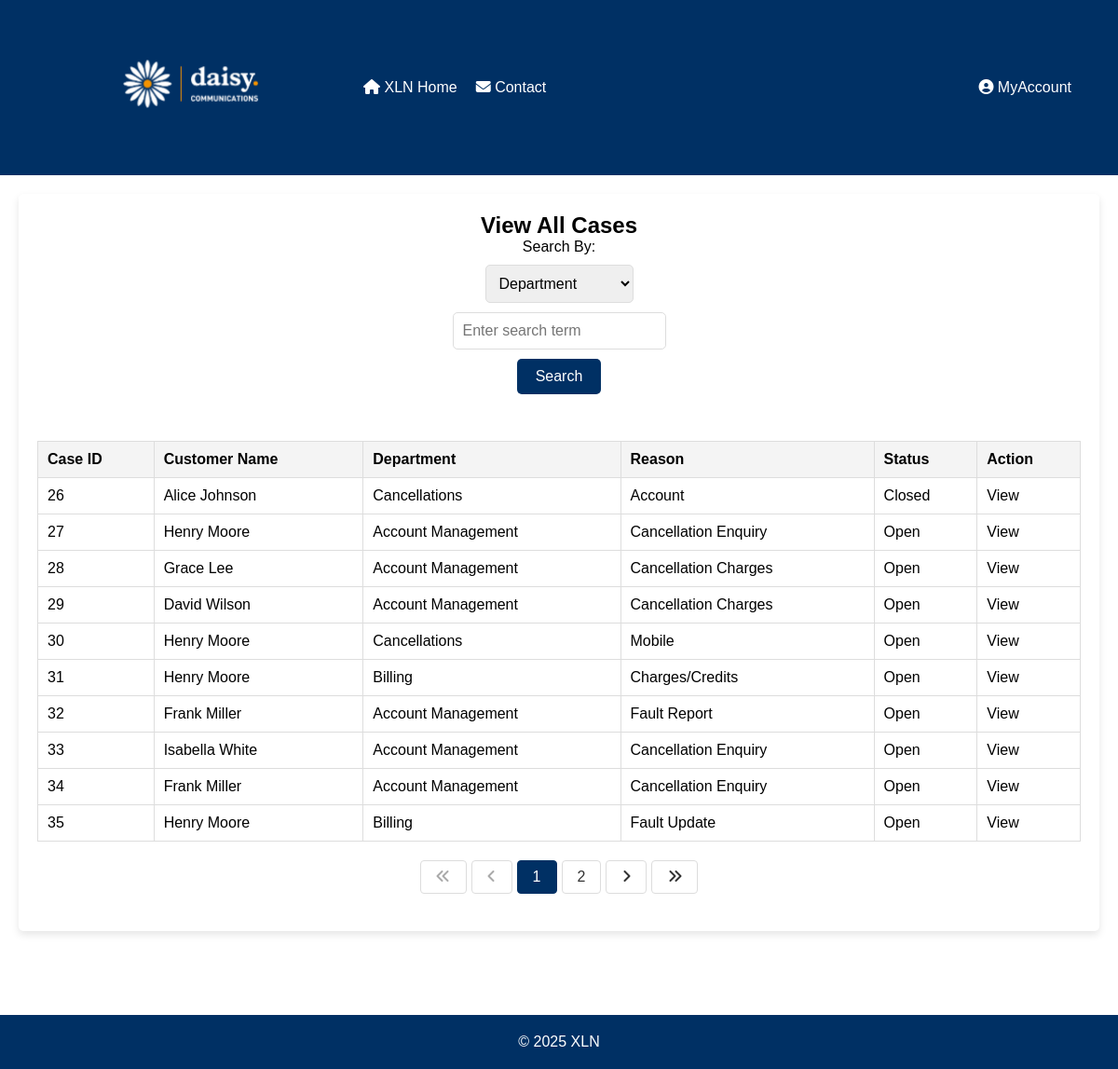
/php/ViewAllCases.php, run on the app's committed database.
### tables this page shows
CREATE TABLE "cases" (
	"caseID"	INTEGER,
	"userID"	INT NOT NULL,
	"reasonID"	INT NOT NULL,
	"description"	TEXT NOT NULL,
	"status"	INT NOT NULL CHECK("status" IN (0, 1)),
	"created"	TEXT CHECK("created" GLOB '????-??-?? ??:??:??'),
	"closed"	TEXT CHECK(("status" = 1 AND "closed" IS NULL) OR ("status" = 0 AND "closed" GLOB '????-??-?? ??:??:??')),
	"customerID"	INTEGER,
	PRIMARY KEY("caseID" AUTOINCREMENT),
	FOREIGN KEY("customerID") REFERENCES "customers"("customerID") ON UPDATE CASCADE ON DELETE CASCADE,
	FOREIGN KEY("reasonID") REFERENCES "reasons"("reasonID") ON UPDATE CASCADE ON DELETE CASCADE,
	FOREIGN KEY("userID") REFERENCES "users"("userID") ON UPDATE CASCADE ON DELETE CASCADE
);

CREATE TABLE "customers" (
	"customerID"	INTEGER,
	"name"	TEXT NOT NULL,
	"email"	TEXT NOT NULL CHECK("email" LIKE '%_@_%._%'),
	PRIMARY KEY("customerID" AUTOINCREMENT)
);

CREATE TABLE departments (
departmentID INTEGER PRIMARY KEY AUTOINCREMENT,
deptName TEXT NOT NULL
);

CREATE TABLE "reasons" (
    reasonID SERIAL PRIMARY KEY,
    reason TEXT UNIQUE NOT NULL
);

### php/ViewAllCases.php (the view, shortened to what this page needs)
<!DOCTYPE html>
<html lang="en">
<?php
function getCases($searchBy = '', $searchTerm = '', $page = 1, $casesPerPage = 10, $sortBy = '', $sortOrder = 'ASC') {
    $db = new SQLite3('../data/XLN_new_DBA.db');
    $sql = "SELECT c.*,
               d.deptName AS department_name,
               r.reason AS reason_name,
               cu.name AS customer_name,
               u.fname || ' ' || u.lname AS user_name,
               CASE WHEN c.status = 1 THEN 'Open' ELSE 'Closed' END AS status_text
            FROM cases c
            LEFT JOIN reasons r ON c.reasonID = r.reasonID
            LEFT JOIN department_reasons dr ON dr.reasonID = r.reasonID
            LEFT JOIN departments d ON dr.departmentID = d.departmentID
            LEFT JOIN customers cu ON c.customerID = cu.customerID
            LEFT JOIN users u ON c.userID = u.userID";
    $whereClause = '';
    $orderBy = '';
    $countSql = "SELECT COUNT(*) as total FROM ($sql $whereClause)";
    $countStmt = $db->prepare($countSql);
    $countResult = $countStmt->execute();
    $totalCases = $countResult->fetchArray(SQLITE3_ASSOC)['total'];
    $totalPages = ceil($totalCases / $casesPerPage);
    $page = max(1, min($page, $totalPages));
    $offset = ($page - 1) * $casesPerPage;
    $sql = $sql . $whereClause . $orderBy . " LIMIT :limit OFFSET :offset";
    $stmt = $db->prepare($sql);
    $stmt->bindValue(':limit', $casesPerPage, SQLITE3_INTEGER);
    $stmt->bindValue(':offset', $offset, SQLITE3_INTEGER);
    $result = $stmt->execute();
    $arrayResult = [];
    while ($row = $result->fetchArray(SQLITE3_ASSOC)) {
        $arrayResult[] = $row;
    }
    return [
        'cases' => $arrayResult,
        'totalCases' => $totalCases,
        'totalPages' => $totalPages,
        'currentPage' => $page
    ];
}
$searchBy = isset($_GET['searchBy']) ? $_GET['searchBy'] : 'department_name';
$searchTerm = isset($_GET['searchTerm']) ? $_GET['searchTerm'] : '';
$page = isset($_GET['page']) ? (int)$_GET['page'] : 1;
$sortBy = isset($_GET['sortBy']) ? $_GET['sortBy'] : '';
$sortOrder = isset($_GET['sortOrder']) ? $_GET['sortOrder'] : 'ASC';
$result = getCases($searchBy, $searchTerm, $page, 10, $sortBy, $sortOrder);
$cases = $result['cases'];
$totalPages = $result['totalPages'];
$currentPage = $result['currentPage'];
?>
<head>
    <link rel="stylesheet" href="../css/ViewAllCases.css">
    <link rel="stylesheet" href="https://cdnjs.cloudflare.com/ajax/libs/font-awesome/6.2.1/css/all.min.css"/>
</head>
<body>
<header>
    <a href="Homepage.php"><img class="logo" src="../xlnLogo.png" alt="XLN Logo"></a>
    <nav>
        <ul class="left-menu">
            <li><a href="Homepage.php"><i class="fa-solid fa-house"></i> XLN Home</a></li>
            <li><a href="../html/Contact.html"><i class="fa-solid fa-envelope"></i> Contact</a></li>
        </ul>
        <ul class="right-menu">
            <li class="dropdown">
                <a href="javascript:void(0)" class="dropbtn"><i class="fa-solid fa-circle-user"></i> MyAccount</a>
            </li>
        </ul>
    </nav>
</header>
<main>
    <h2>View All Cases</h2>
    <form method="GET" action="" id="searchForm">
        <label for="searchBy">Search By:</label>
        <select name="searchBy" id="searchBy">
            <option value="department_name" <?php echo ($searchBy == 'department_name') ? 'selected' : ''; ?>>Department</option>
        </select>
        <div class="dropdown2">
            <input type="text" name="searchTerm" id="searchTerm"
                   value="<?php echo htmlspecialchars($searchTerm); ?>"
                   placeholder="Enter search term"
                   onfocus="showDropdown()"
                   onkeyup="filterFunction()">
        </div>
        <button type="submit">Search</button>
    </form>
    <table id="casesTable">
        <thead>
            <tr>
                <th><a href="?searchBy=<?php echo urlencode($searchBy); ?>&searchTerm=<?php echo urlencode($searchTerm); ?>&sortBy=caseID&sortOrder=<?php echo ($sortBy == 'caseID' && $sortOrder == 'ASC') ? 'DESC' : 'ASC'; ?>">Case ID </a></th>
                <th><a href="?searchBy=<?php echo urlencode($searchBy); ?>&searchTerm=<?php echo urlencode($searchTerm); ?>&sortBy=customer_name&sortOrder=<?php echo ($sortBy == 'customer_name' && $sortOrder == 'ASC') ? 'DESC' : 'ASC'; ?>">Customer Name </a></th>
                <th><a href="?searchBy=<?php echo urlencode($searchBy); ?>&searchTerm=<?php echo urlencode($searchTerm); ?>&sortBy=department_name&sortOrder=<?php echo ($sortBy == 'department_name' && $sortOrder == 'ASC') ? 'DESC' : 'ASC'; ?>">Department </a></th>
                <th><a href="?searchBy=<?php echo urlencode($searchBy); ?>&searchTerm=<?php echo urlencode($searchTerm); ?>&sortBy=reason_name&sortOrder=<?php echo ($sortBy == 'reason_name' && $sortOrder == 'ASC') ? 'DESC' : 'ASC'; ?>">Reason </a></th>
                <th><a href="?searchBy=<?php echo urlencode($searchBy); ?>&searchTerm=<?php echo urlencode($searchTerm); ?>&sortBy=status_text&sortOrder=<?php echo ($sortBy == 'status_text' && $sortOrder == 'ASC') ? 'DESC' : 'ASC'; ?>">Status </a></th>
                <th>Action</th>
            </tr>
        </thead>
        <tbody>
        <?php foreach ($cases as $case) : ?>
            <tr>
                <td><?php echo $case['caseID']; ?></td>
                <td><?php echo $case['customer_name']; ?></td>
                <td><?php echo $case['department_name']; ?></td>
                <td><?php echo $case['reason_name']; ?></td>
                <td><?php echo $case['status_text']; ?></td>
                <td>
                    <?php if ($case['status'] == 1 or 0) : ?>
                        <a href="ViewCase.php?uid=<?php echo $case['caseID']; ?>">View</a>
                    <?php else : ?>
                        <a href="ViewCase.php?uid=<?php echo $case['caseID']; ?>">View</a>
                    <?php endif; ?>
                </td>
            </tr>
        <?php endforeach; ?>
        </tbody>
    </table>
    <?php if ($totalPages > 1) : ?>
    <div class="pagination">
        <?php if ($currentPage > 1) : ?>
            <a href="?searchBy=<?php echo urlencode($searchBy); ?>&searchTerm=<?php echo urlencode($searchTerm); ?>&sortBy=<?php echo urlencode($sortBy); ?>&sortOrder=<?php echo urlencode($sortOrder); ?>&page=1"><i class="fa-solid fa-angles-left"></i></a>
            <a href="?searchBy=<?php echo urlencode($searchBy); ?>&searchTerm=<?php echo urlencode($searchTerm); ?>&sortBy=<?php echo urlencode($sortBy); ?>&sortOrder=<?php echo urlencode($sortOrder); ?>&page=<?php echo $currentPage - 1; ?>"><i class="fa-solid fa-angle-left"></i></a>
        <?php else : ?>
            <span class="disabled"><i class="fa-solid fa-angles-left"></i></span>
            <span class="disabled"><i class="fa-solid fa-angle-left"></i></span>
        <?php endif; ?>
        <?php
        $startPage = max(1, $currentPage - 2);
        $endPage = min($totalPages, $currentPage + 2);
        for ($i = $startPage; $i <= $endPage; $i++) {
            if ($i == $currentPage) {
                echo "<span class=\"active\">$i</span>";
            } else {
                echo "<a href=\"?searchBy=" . urlencode($searchBy) . "&searchTerm=" . urlencode($searchTerm). "&sortBy=" . urlencode($sortBy) . "&sortOrder=" . urlencode($sortOrder) . "&page=$i\">$i</a>";
            }
        }
        ?>
        <?php if ($currentPage < $totalPages) : ?>
            <a href="?searchBy=<?php echo urlencode($searchBy); ?>&searchTerm=<?php echo urlencode($searchTerm); ?>&sortBy=<?php echo urlencode($sortBy); ?>&sortOrder=<?php echo urlencode($sortOrder); ?>&page=<?php echo $currentPage + 1; ?>"><i class="fa-solid fa-angle-right"></i></a>
            <a href="?searchBy=<?php echo urlencode($searchBy); ?>&searchTerm=<?php echo urlencode($searchTerm); ?>&sortBy=<?php echo urlencode($sortBy); ?>&sortOrder=<?php echo urlencode($sortOrder); ?>&page=<?php echo $totalPages; ?>"><i class="fa-solid fa-angles-right"></i></a>
        <?php else : ?>
            <span class="disabled"><i class="fa-solid fa-angle-right"></i></span>
            <span class="disabled"><i class="fa-solid fa-angles-right"></i></span>
        <?php endif; ?>
    </div>
    <?php endif; ?>
</main>
<footer>
    <p>&copy; <span id="year"></span> XLN</p>
</footer>
</body>
</html>

### css/ViewAllCases.css (style rules this page uses)
* { margin: 0; padding: 0; box-sizing: border-box; font-family: Arial, Helvetica, sans-serif; }
header { background-color: #003064; color: #ffffff; display: flex; align-items: center; padding: 50px; }
img.logo { width: 300px; margin-right: 20px; }
nav { display: flex; justify-content: space-between; width: 100%; }
nav ul.left-menu { flex-grow: 1; }
nav ul.right-menu { justify-content: flex-end; }
.dropdown { position: relative; display: inline-block; }
nav ul { list-style: none; display: flex; align-items: center; margin: 0; padding: 0; }
nav ul li { margin-left: 20px; }
nav ul li a { color: #ffffff; text-decoration: none; }
html, body { height: 100%; margin: 0; display: flex; flex-direction: column; }
main { flex-grow: 1; background-color: #ffffff; padding: 20px; margin: 20px; margin-bottom: 90px; border-radius: 5px; display: flex; flex-direction: column; align-items: center; box-shadow: 0 4px 8px rgba(0, 0, 0, 0.1); text-decoration: none; }
form { display: flex; flex-direction: column; align-items: center; margin-bottom: 20px; }
a { text-decoration: none; color: inherit; }
form label, form select, form input, form button { margin-bottom: 10px; }
form input, form select { padding: 10px; border: 1px solid #ddd; border-radius: 5px; font-size: 16px; outline: none; }
form button { background-color: #003064; color: white; padding: 10px 20px; font-size: 16px; border: none; border-radius: 5px; cursor: pointer; }
table { width: 100%; border-collapse: collapse; margin-top: 20px; }
table, th, td { border: 1px solid #ddd; }
th, td { padding: 10px; text-align: left; }
th { background-color: #f4f4f4; }
footer { background-color: #003064; color: white; text-align: center; padding: 20px; bottom: 0; left: 0; right: 0; width: 100%; }
.pagination { display: flex; justify-content: center; margin: 20px 0; gap: 5px; }
.pagination a, .pagination span { color: #333; padding: 8px 16px; text-decoration: none; border: 1px solid #ddd; border-radius: 4px; }
.pagination .active { background-color: #003064; color: white; border: 1px solid #003064; }
.pagination .disabled { color: #aaa; cursor: not-allowed; }
.dropdown2 { position: relative; display: inline-block; }
header a { color: white; text-decoration: none; }

### data on the page
cases: caseID "26", customerID.name "Alice Johnson", departments.deptName "Cancellations", reasonID.reason "Account", status_text "Closed"
cases: caseID "27", customerID.name "Henry Moore", departments.deptName "Account Management", reasonID.reason "Cancellation Enquiry", status_text "Open"
cases: caseID "28", customerID.name "Grace Lee", departments.deptName "Account Management", reasonID.reason "Cancellation Charges", status_text "Open"
cases: caseID "29", customerID.name "David Wilson", departments.deptName "Account Management", reasonID.reason "Cancellation Charges", status_text "Open"
cases: caseID "30", customerID.name "Henry Moore", departments.deptName "Cancellations", reasonID.reason "Mobile", status_text "Open"
cases: caseID "31", customerID.name "Henry Moore", departments.deptName "Billing", reasonID.reason "Charges/Credits", status_text "Open"
cases: caseID "32", customerID.name "Frank Miller", departments.deptName "Account Management", reasonID.reason "Fault Report", status_text "Open"
cases: caseID "33", customerID.name "Isabella White", departments.deptName "Account Management", reasonID.reason "Cancellation Enquiry", status_text "Open"
cases: caseID "34", customerID.name "Frank Miller", departments.deptName "Account Management", reasonID.reason "Cancellation Enquiry", status_text "Open"
cases: caseID "35", customerID.name "Henry Moore", departments.deptName "Billing", reasonID.reason "Fault Update", status_text "Open"
